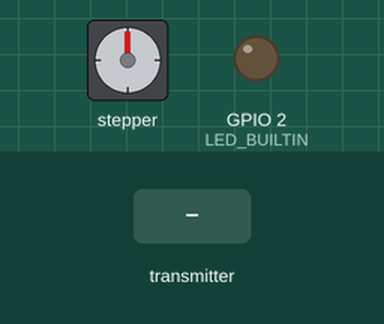
Simulated run of this sketch. Board: ESP32. Shown: stepper motor, output pins drawn as LEDs (lit = HIGH). The test bench sets the inputs (shaded band). Stepper angles assume 4096 steps per turn.

Above: at 1.2 s.
1.3 s: the transmitter starts sending light_on = 1
At 2.3 s:
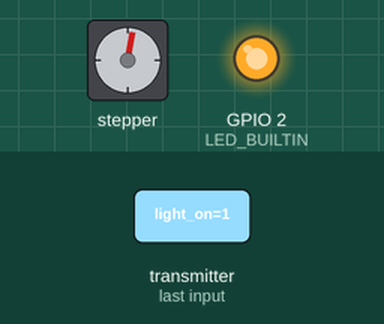
At 2.92 s:
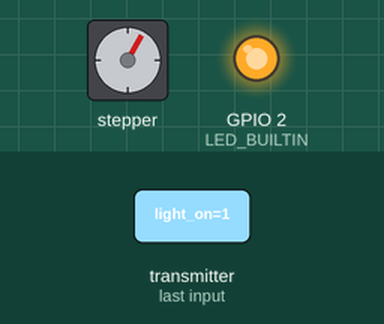
4.3 s: the transmitter starts sending light_on = 0
At 6.1 s:
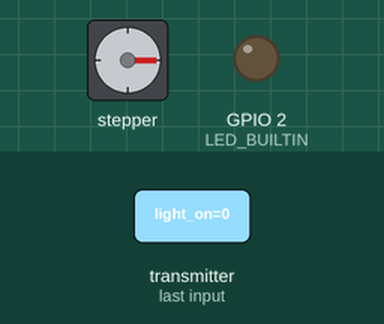
Timing chart, 0 to 7.6 s (numbered marks = the images above; inputs shaded):
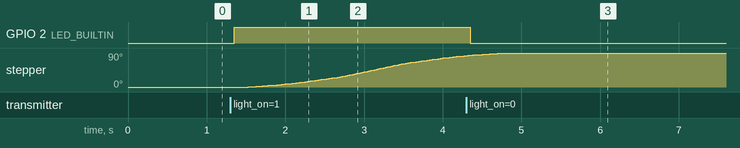

Measured:
- after the input at 1.3 s, GPIO 2 (LED_BUILTIN): LOW → HIGH after 0.05 s; stepper: keeps turning clockwise at about 30°/s, starting after 0.23 s
- after the input at 4.3 s, GPIO 2 (LED_BUILTIN): HIGH → LOW after 0.05 s

The sketch:

HOME_DEFENSE_FINAL_RECEIVER.ino
```cpp
#include <esp_now.h>
#include <WiFi.h>
#include <AccelStepper.h>

#define IN1 23
#define IN2 22
#define IN3 21
#define IN4 19

#define STEPS_PER_REV 4096
#define STEPS_90 (STEPS_PER_REV / 4)

#define LED_BUILTIN 2

AccelStepper stepper(AccelStepper::HALF4WIRE, IN1, IN3, IN2, IN4);

typedef struct struct_message {
  bool light_on;
} struct_message;

struct_message incomingData;

bool shouldMove = false;
bool motorAt90 = false;

void onReceive(const uint8_t * mac, const uint8_t *incomingDataRaw, int len) {
  memcpy(&incomingData, incomingDataRaw, sizeof(incomingData));

  if (incomingData.light_on) {
    digitalWrite(LED_BUILTIN, HIGH);
    shouldMove = true;  // Just set flag
  } else {
    digitalWrite(LED_BUILTIN, LOW);
  }
}

void setup() {
  Serial.begin(9600);
  pinMode(LED_BUILTIN, OUTPUT);

  stepper.setMaxSpeed(800);
  stepper.setAcceleration(400);

  WiFi.mode(WIFI_STA);

  if (esp_now_init() != ESP_OK) {
    Serial.println("Error initializing ESP-NOW");
    return;
  }

  esp_now_register_recv_cb(onReceive);
}

void loop() {
  // If message received and motor not already moved
  if (shouldMove && !motorAt90) {
    stepper.moveTo(STEPS_90);
    motorAt90 = true;
  }

  // Run motor smoothly
  stepper.run();
}
```
